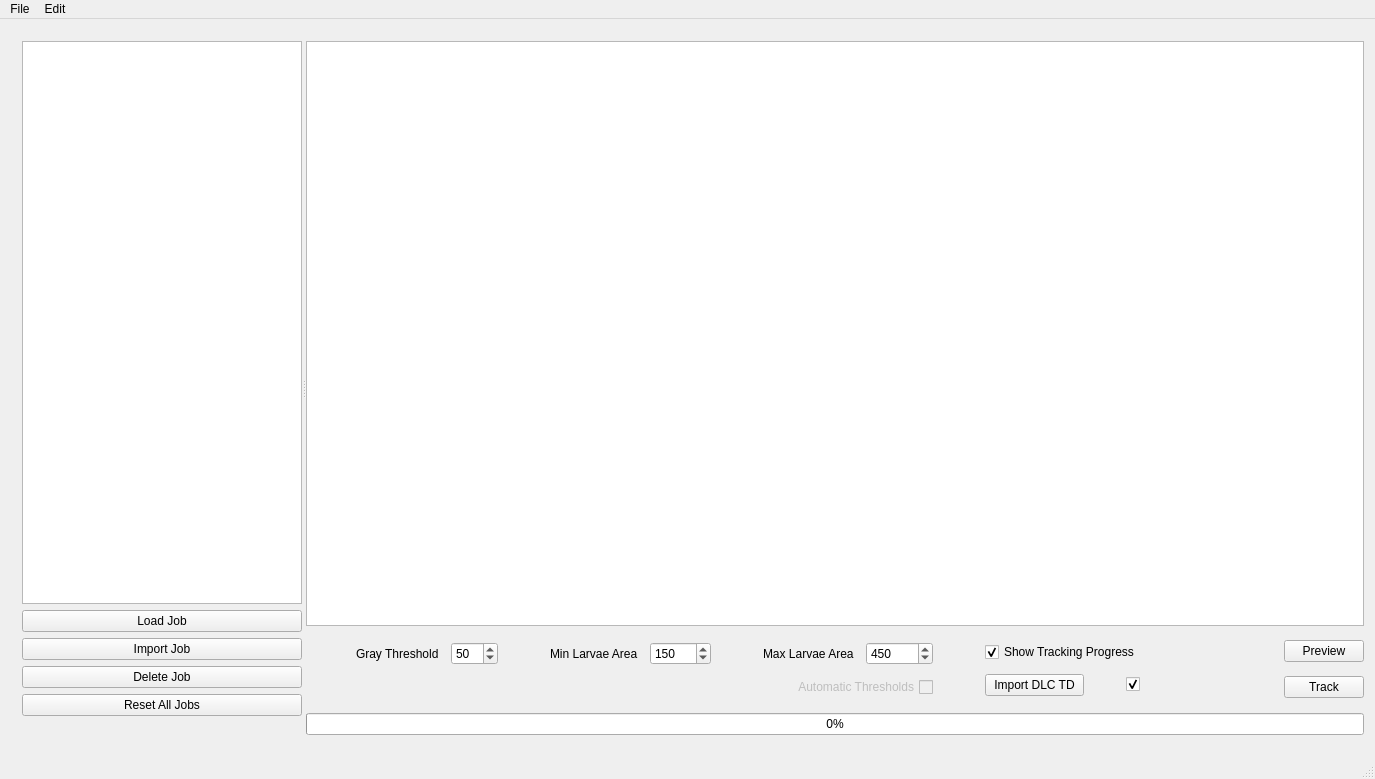
<?xml version="1.0" encoding="UTF-8"?>
<ui version="4.0">
 <class>MainGUI</class>
 <widget class="QMainWindow" name="MainGUI">
  <property name="geometry">
   <rect>
    <x>0</x>
    <y>0</y>
    <width>1375</width>
    <height>779</height>
   </rect>
  </property>
  <property name="font">
   <font>
    <family>Helvetica</family>
   </font>
  </property>
  <property name="windowTitle">
   <string extracomment="Development Version">FIMTrack (dev)</string>
  </property>
  <property name="layoutDirection">
   <enum>Qt::LeftToRight</enum>
  </property>
  <widget class="QWidget" name="centralWidget">
   <layout class="QVBoxLayout" name="verticalLayout">
    <item>
     <widget class="QSplitter" name="splitter">
      <property name="orientation">
       <enum>Qt::Horizontal</enum>
      </property>
      <widget class="QWidget" name="layoutWidget">
       <layout class="QVBoxLayout" name="verticalLayout_3">
        <property name="sizeConstraint">
         <enum>QLayout::SetMinimumSize</enum>
        </property>
        <property name="rightMargin">
         <number>0</number>
        </property>
        <item>
         <widget class="QTreeWidget" name="treeView">
          <property name="minimumSize">
           <size>
            <width>200</width>
            <height>540</height>
           </size>
          </property>
          <property name="headerHidden">
           <bool>true</bool>
          </property>
          <attribute name="headerVisible">
           <bool>false</bool>
          </attribute>
          <column>
           <property name="text">
            <string>Job</string>
           </property>
           <property name="font">
            <font>
             <family>Helvetica</family>
             <pointsize>8</pointsize>
            </font>
           </property>
          </column>
          <column>
           <property name="text">
            <string>Path</string>
           </property>
           <property name="font">
            <font>
             <family>Helvetica</family>
             <pointsize>8</pointsize>
            </font>
           </property>
          </column>
         </widget>
        </item>
        <item>
         <widget class="QPushButton" name="btnLoad">
          <property name="minimumSize">
           <size>
            <width>0</width>
            <height>0</height>
           </size>
          </property>
          <property name="maximumSize">
           <size>
            <width>16777215</width>
            <height>16777215</height>
           </size>
          </property>
          <property name="font">
           <font>
            <family>Helvetica</family>
           </font>
          </property>
          <property name="text">
           <string>Load Job</string>
          </property>
         </widget>
        </item>
        <item>
         <widget class="QPushButton" name="btnImport">
          <property name="text">
           <string>Import Job</string>
          </property>
         </widget>
        </item>
        <item>
         <widget class="QPushButton" name="btnDelete">
          <property name="text">
           <string>Delete Job</string>
          </property>
         </widget>
        </item>
        <item>
         <widget class="QPushButton" name="btnReset">
          <property name="font">
           <font>
            <family>Helvetica</family>
           </font>
          </property>
          <property name="text">
           <string>Reset All Jobs</string>
          </property>
         </widget>
        </item>
        <item>
         <widget class="QLabel" name="labelCameraParameter">
          <property name="font">
           <font>
            <family>Helvetica</family>
            <pointsize>8</pointsize>
           </font>
          </property>
          <property name="text">
           <string/>
          </property>
          <property name="textFormat">
           <enum>Qt::AutoText</enum>
          </property>
          <property name="alignment">
           <set>Qt::AlignCenter</set>
          </property>
         </widget>
        </item>
       </layout>
      </widget>
      <widget class="QWidget" name="layoutWidget">
       <layout class="QVBoxLayout" name="verticalLayout_2">
        <property name="sizeConstraint">
         <enum>QLayout::SetDefaultConstraint</enum>
        </property>
        <property name="leftMargin">
         <number>0</number>
        </property>
        <property name="rightMargin">
         <number>0</number>
        </property>
        <item>
         <widget class="TrackerGraphicsView" name="graphicsView">
          <property name="minimumSize">
           <size>
            <width>320</width>
            <height>240</height>
           </size>
          </property>
         </widget>
        </item>
        <item>
         <layout class="QHBoxLayout" name="horizontalLayout_3">
          <item>
           <layout class="QHBoxLayout" name="horizontalLayout_2">
            <property name="spacing">
             <number>12</number>
            </property>
            <property name="leftMargin">
             <number>10</number>
            </property>
            <property name="topMargin">
             <number>10</number>
            </property>
            <property name="rightMargin">
             <number>10</number>
            </property>
            <property name="bottomMargin">
             <number>10</number>
            </property>
            <item>
             <spacer name="horizontalSpacer_2">
              <property name="orientation">
               <enum>Qt::Horizontal</enum>
              </property>
              <property name="sizeType">
               <enum>QSizePolicy::Fixed</enum>
              </property>
              <property name="sizeHint" stdset="0">
               <size>
                <width>40</width>
                <height>20</height>
               </size>
              </property>
             </spacer>
            </item>
            <item>
             <layout class="QVBoxLayout" name="verticalLayout_6">
              <property name="spacing">
               <number>12</number>
              </property>
              <property name="leftMargin">
               <number>0</number>
              </property>
              <item>
               <layout class="QHBoxLayout" name="horizontalLayout_5">
                <property name="spacing">
                 <number>12</number>
                </property>
                <property name="leftMargin">
                 <number>0</number>
                </property>
                <item>
                 <widget class="QLabel" name="label">
                  <property name="font">
                   <font>
                    <family>Helvetica</family>
                   </font>
                  </property>
                  <property name="text">
                   <string>Gray Threshold</string>
                  </property>
                 </widget>
                </item>
                <item>
                 <widget class="QSpinBox" name="spinBox_graythresh">
                  <property name="maximum">
                   <number>255</number>
                  </property>
                  <property name="value">
                   <number>50</number>
                  </property>
                 </widget>
                </item>
                <item>
                 <spacer name="horizontalSpacer_4">
                  <property name="orientation">
                   <enum>Qt::Horizontal</enum>
                  </property>
                  <property name="sizeType">
                   <enum>QSizePolicy::Fixed</enum>
                  </property>
                  <property name="sizeHint" stdset="0">
                   <size>
                    <width>40</width>
                    <height>20</height>
                   </size>
                  </property>
                 </spacer>
                </item>
                <item>
                 <widget class="QLabel" name="label_2">
                  <property name="font">
                   <font>
                    <family>Helvetica</family>
                   </font>
                  </property>
                  <property name="text">
                   <string>Min Larvae Area</string>
                  </property>
                 </widget>
                </item>
                <item>
                 <widget class="QSpinBox" name="spinBox_minSizeThresh">
                  <property name="maximum">
                   <number>10000</number>
                  </property>
                  <property name="value">
                   <number>150</number>
                  </property>
                 </widget>
                </item>
                <item>
                 <spacer name="horizontalSpacer_5">
                  <property name="orientation">
                   <enum>Qt::Horizontal</enum>
                  </property>
                  <property name="sizeType">
                   <enum>QSizePolicy::Fixed</enum>
                  </property>
                  <property name="sizeHint" stdset="0">
                   <size>
                    <width>40</width>
                    <height>20</height>
                   </size>
                  </property>
                 </spacer>
                </item>
                <item>
                 <widget class="QLabel" name="label_3">
                  <property name="font">
                   <font>
                    <family>Helvetica</family>
                   </font>
                  </property>
                  <property name="text">
                   <string>Max Larvae Area</string>
                  </property>
                 </widget>
                </item>
                <item>
                 <widget class="QSpinBox" name="spinBox_maxSizeThresh">
                  <property name="maximum">
                   <number>9999999</number>
                  </property>
                  <property name="value">
                   <number>450</number>
                  </property>
                 </widget>
                </item>
               </layout>
              </item>
              <item>
               <layout class="QHBoxLayout" name="horizontalLayout_6">
                <item>
                 <widget class="QLabel" name="lb_DlcFile">
                  <property name="sizePolicy">
                   <sizepolicy hsizetype="Preferred" vsizetype="Preferred">
                    <horstretch>2</horstretch>
                    <verstretch>0</verstretch>
                   </sizepolicy>
                  </property>
                  <property name="maximumSize">
                   <size>
                    <width>1200</width>
                    <height>16777215</height>
                   </size>
                  </property>
                  <property name="text">
                   <string/>
                  </property>
                 </widget>
                </item>
                <item>
                 <widget class="QCheckBox" name="cbAutoThresholds">
                  <property name="enabled">
                   <bool>false</bool>
                  </property>
                  <property name="layoutDirection">
                   <enum>Qt::RightToLeft</enum>
                  </property>
                  <property name="autoFillBackground">
                   <bool>false</bool>
                  </property>
                  <property name="text">
                   <string>Automatic Thresholds</string>
                  </property>
                 </widget>
                </item>
               </layout>
              </item>
             </layout>
            </item>
            <item>
             <spacer name="horizontalSpacer">
              <property name="orientation">
               <enum>Qt::Horizontal</enum>
              </property>
              <property name="sizeType">
               <enum>QSizePolicy::Fixed</enum>
              </property>
              <property name="sizeHint" stdset="0">
               <size>
                <width>40</width>
                <height>20</height>
               </size>
              </property>
             </spacer>
            </item>
            <item>
             <layout class="QVBoxLayout" name="verticalLayout_4">
              <property name="spacing">
               <number>12</number>
              </property>
              <property name="leftMargin">
               <number>0</number>
              </property>
              <item>
               <widget class="QCheckBox" name="checkBoxShowTrackingProgress">
                <property name="font">
                 <font>
                  <family>Helvetica</family>
                 </font>
                </property>
                <property name="text">
                 <string>Show Tracking Progress</string>
                </property>
                <property name="checked">
                 <bool>true</bool>
                </property>
               </widget>
              </item>
              <item>
               <layout class="QHBoxLayout" name="horizontalLayout">
                <item>
                 <widget class="QPushButton" name="btnLoadDlcTrack">
                  <property name="enabled">
                   <bool>true</bool>
                  </property>
                  <property name="toolTip">
                   <string>&lt;html&gt;&lt;head/&gt;&lt;body&gt;&lt;p&gt;Load tracking data from DLC to identify and filter out larvae&lt;/p&gt;&lt;/body&gt;&lt;/html&gt;</string>
                  </property>
                  <property name="text">
                   <string>Import DLC TD</string>
                  </property>
                 </widget>
                </item>
                <item>
                 <widget class="QCheckBox" name="cbDlcTrack">
                  <property name="enabled">
                   <bool>true</bool>
                  </property>
                  <property name="minimumSize">
                   <size>
                    <width>0</width>
                    <height>0</height>
                   </size>
                  </property>
                  <property name="maximumSize">
                   <size>
                    <width>50</width>
                    <height>16777215</height>
                   </size>
                  </property>
                  <property name="layoutDirection">
                   <enum>Qt::RightToLeft</enum>
                  </property>
                  <property name="text">
                   <string/>
                  </property>
                  <property name="checked">
                   <bool>true</bool>
                  </property>
                 </widget>
                </item>
               </layout>
              </item>
             </layout>
            </item>
            <item>
             <spacer name="horizontalSpacer_6">
              <property name="orientation">
               <enum>Qt::Horizontal</enum>
              </property>
              <property name="sizeHint" stdset="0">
               <size>
                <width>40</width>
                <height>20</height>
               </size>
              </property>
             </spacer>
            </item>
           </layout>
          </item>
          <item>
           <layout class="QVBoxLayout" name="verticalLayout_5">
            <item>
             <widget class="QPushButton" name="btnPreview">
              <property name="font">
               <font>
                <family>Helvetica</family>
               </font>
              </property>
              <property name="text">
               <string>Preview</string>
              </property>
             </widget>
            </item>
            <item>
             <widget class="QPushButton" name="btnTrack">
              <property name="font">
               <font>
                <family>Helvetica</family>
               </font>
              </property>
              <property name="text">
               <string>Track</string>
              </property>
             </widget>
            </item>
           </layout>
          </item>
         </layout>
        </item>
        <item>
         <layout class="QHBoxLayout" name="horizontalLayout_4">
          <item>
           <widget class="QProgressBar" name="progressBar">
            <property name="minimumSize">
             <size>
              <width>0</width>
              <height>0</height>
             </size>
            </property>
            <property name="font">
             <font>
              <family>Helvetica</family>
             </font>
            </property>
            <property name="value">
             <number>0</number>
            </property>
           </widget>
          </item>
         </layout>
        </item>
       </layout>
      </widget>
     </widget>
    </item>
   </layout>
  </widget>
  <widget class="QMenuBar" name="menuBar">
   <property name="geometry">
    <rect>
     <x>0</x>
     <y>0</y>
     <width>1375</width>
     <height>27</height>
    </rect>
   </property>
   <widget class="QMenu" name="menuFile">
    <property name="title">
     <string>File</string>
    </property>
    <addaction name="actionNew"/>
    <addaction name="actionOpen"/>
    <addaction name="separator"/>
    <addaction name="actionSave"/>
    <addaction name="actionSave_As"/>
    <addaction name="separator"/>
    <addaction name="actionQuit"/>
   </widget>
   <widget class="QMenu" name="menuEdit">
    <property name="title">
     <string>Edit</string>
    </property>
    <addaction name="actionLoad_Camera_Setting"/>
    <addaction name="actionPreferences"/>
    <addaction name="actionOpen_LOG_Window"/>
    <addaction name="separator"/>
    <addaction name="actionResults_Viewer"/>
   </widget>
   <addaction name="menuFile"/>
   <addaction name="menuEdit"/>
  </widget>
  <widget class="QStatusBar" name="statusBar"/>
  <action name="actionNew">
   <property name="icon">
    <iconset>
     <normaloff>../tango-icon-theme-0.8.90/32x32/actions/document-new.png</normaloff>../tango-icon-theme-0.8.90/32x32/actions/document-new.png</iconset>
   </property>
   <property name="text">
    <string>New</string>
   </property>
   <property name="font">
    <font>
     <family>Helvetica</family>
    </font>
   </property>
   <property name="shortcut">
    <string>Ctrl+N</string>
   </property>
  </action>
  <action name="actionOpen">
   <property name="icon">
    <iconset>
     <normaloff>../tango-icon-theme-0.8.90/32x32/actions/document-open.png</normaloff>../tango-icon-theme-0.8.90/32x32/actions/document-open.png</iconset>
   </property>
   <property name="text">
    <string>Open</string>
   </property>
   <property name="font">
    <font>
     <family>Helvetica</family>
    </font>
   </property>
   <property name="shortcut">
    <string>Ctrl+O</string>
   </property>
  </action>
  <action name="actionSave">
   <property name="icon">
    <iconset>
     <normaloff>../tango-icon-theme-0.8.90/32x32/actions/document-save.png</normaloff>../tango-icon-theme-0.8.90/32x32/actions/document-save.png</iconset>
   </property>
   <property name="text">
    <string>Save</string>
   </property>
   <property name="font">
    <font>
     <family>Helvetica</family>
     <italic>false</italic>
    </font>
   </property>
   <property name="shortcut">
    <string>Ctrl+S</string>
   </property>
  </action>
  <action name="actionSave_As">
   <property name="icon">
    <iconset>
     <normaloff>../tango-icon-theme-0.8.90/32x32/actions/document-save-as.png</normaloff>../tango-icon-theme-0.8.90/32x32/actions/document-save-as.png</iconset>
   </property>
   <property name="text">
    <string>Save As</string>
   </property>
   <property name="font">
    <font>
     <family>Helvetica</family>
    </font>
   </property>
   <property name="shortcut">
    <string>Ctrl+Shift+S</string>
   </property>
  </action>
  <action name="actionQuit">
   <property name="icon">
    <iconset>
     <normaloff>../tango-icon-theme-0.8.90/32x32/actions/system-log-out.png</normaloff>../tango-icon-theme-0.8.90/32x32/actions/system-log-out.png</iconset>
   </property>
   <property name="text">
    <string>Quit</string>
   </property>
   <property name="font">
    <font>
     <family>Helvetica</family>
    </font>
   </property>
   <property name="shortcut">
    <string>Ctrl+Q</string>
   </property>
  </action>
  <action name="actionLoad_Camera_Setting">
   <property name="icon">
    <iconset>
     <normaloff>../tango-icon-theme-0.8.90/32x32/devices/camera-photo.png</normaloff>../tango-icon-theme-0.8.90/32x32/devices/camera-photo.png</iconset>
   </property>
   <property name="text">
    <string>Load Camera Setting</string>
   </property>
   <property name="font">
    <font>
     <family>Helvetica</family>
    </font>
   </property>
   <property name="shortcut">
    <string>Ctrl+C, Ctrl+L</string>
   </property>
  </action>
  <action name="actionPreferences">
   <property name="icon">
    <iconset>
     <normaloff>../tango-icon-theme-0.8.90/32x32/categories/preferences-system.png</normaloff>../tango-icon-theme-0.8.90/32x32/categories/preferences-system.png</iconset>
   </property>
   <property name="text">
    <string>Preferences</string>
   </property>
   <property name="font">
    <font>
     <family>Helvetica</family>
    </font>
   </property>
   <property name="shortcut">
    <string>Ctrl+P</string>
   </property>
  </action>
  <action name="actionOpen_LOG_Window">
   <property name="icon">
    <iconset>
     <normaloff>../tango-icon-theme-0.8.90/32x32/actions/edit-paste.png</normaloff>../tango-icon-theme-0.8.90/32x32/actions/edit-paste.png</iconset>
   </property>
   <property name="text">
    <string>Open LOG-Window</string>
   </property>
   <property name="font">
    <font>
     <family>Helvetica</family>
    </font>
   </property>
   <property name="shortcut">
    <string>Ctrl+L, Ctrl+O</string>
   </property>
  </action>
  <action name="actionResults_Viewer">
   <property name="icon">
    <iconset>
     <normaloff>../tango-icon-theme-0.8.90/32x32/apps/accessories-text-editor.png</normaloff>../tango-icon-theme-0.8.90/32x32/apps/accessories-text-editor.png</iconset>
   </property>
   <property name="text">
    <string>Results Viewer...</string>
   </property>
   <property name="font">
    <font>
     <family>Helvetica</family>
    </font>
   </property>
   <property name="shortcut">
    <string>Ctrl+R</string>
   </property>
  </action>
 </widget>
 <layoutdefault spacing="6" margin="11"/>
 <customwidgets>
  <customwidget>
   <class>TrackerGraphicsView</class>
   <extends>QGraphicsView</extends>
   <header>GUI/TrackerGraphicsView.hpp</header>
  </customwidget>
 </customwidgets>
 <resources/>
 <connections/>
</ui>
